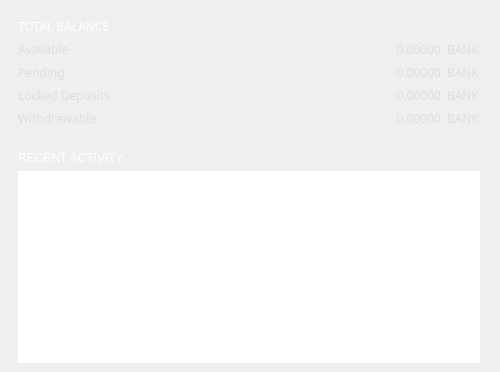
          <widget class="QGroupBox" name="groupBox_1">
           <property name="sizePolicy">
            <sizepolicy hsizetype="Preferred" vsizetype="Expanding">
             <horstretch>0</horstretch>
             <verstretch>0</verstretch>
            </sizepolicy>
           </property>
           <property name="minimumSize">
            <size>
             <width>500</width>
             <height>0</height>
            </size>
           </property>
           <property name="maximumSize">
            <size>
             <width>500</width>
             <height>16777215</height>
            </size>
           </property>
           <property name="styleSheet">
            <string notr="true">border: none;
padding: 0px;</string>
           </property>
           <layout class="QVBoxLayout" name="verticalLayout_4">
            <property name="leftMargin">
             <number>9</number>
            </property>
            <property name="topMargin">
             <number>9</number>
            </property>
            <property name="bottomMargin">
             <number>0</number>
            </property>
            <item>
             <widget class="QGroupBox" name="ov_fundsBox">
              <property name="sizePolicy">
               <sizepolicy hsizetype="Preferred" vsizetype="Preferred">
                <horstretch>0</horstretch>
                <verstretch>0</verstretch>
               </sizepolicy>
              </property>
              <property name="styleSheet">
               <string notr="true"/>
              </property>
              <property name="title">
               <string/>
              </property>
              <layout class="QGridLayout" name="gridLayout_4">
               <item row="3" column="0">
                <widget class="QLabel" name="label_pending">
                 <property name="sizePolicy">
                  <sizepolicy hsizetype="Expanding" vsizetype="Preferred">
                   <horstretch>0</horstretch>
                   <verstretch>0</verstretch>
                  </sizepolicy>
                 </property>
                 <property name="font">
                  <font>
                   <family>Poppins</family>
                  </font>
                 </property>
                 <property name="styleSheet">
                  <string notr="true">color: #ddd;
background: transparent;
border: none;
</string>
                 </property>
                 <property name="text">
                  <string>Pending</string>
                 </property>
                </widget>
               </item>
               <item row="4" column="2">
                <widget class="QLabel" name="m_tickerLabel2">
                 <property name="sizePolicy">
                  <sizepolicy hsizetype="Preferred" vsizetype="Preferred">
                   <horstretch>0</horstretch>
                   <verstretch>0</verstretch>
                  </sizepolicy>
                 </property>
                 <property name="font">
                  <font>
                   <family>Poppins</family>
                  </font>
                 </property>
                 <property name="styleSheet">
                  <string notr="true">color: #ddd;
            background: transparent;
            
            
            border: none;</string>
                 </property>
                 <property name="text">
                  <string notr="true">BANK</string>
                 </property>
                </widget>
               </item>
               <item row="2" column="0">
                <widget class="QLabel" name="label_available">
                 <property name="sizePolicy">
                  <sizepolicy hsizetype="Expanding" vsizetype="Preferred">
                   <horstretch>0</horstretch>
                   <verstretch>0</verstretch>
                  </sizepolicy>
                 </property>
                 <property name="font">
                  <font>
                   <family>Poppins</family>
                  </font>
                 </property>
                 <property name="styleSheet">
                  <string notr="true">color: #ddd;
            background: transparent;
            
            
            border: none;
</string>
                 </property>
                 <property name="text">
                  <string>Available</string>
                 </property>
                </widget>
               </item>
               <item row="0" column="0" colspan="2">
                <widget class="QLabel" name="title_totalBalance">
                 <property name="minimumSize">
                  <size>
                   <width>250</width>
                   <height>0</height>
                  </size>
                 </property>
                 <property name="maximumSize">
                  <size>
                   <width>250</width>
                   <height>16777215</height>
                  </size>
                 </property>
                 <property name="font">
                  <font>
                   <family>Poppins</family>
                  </font>
                 </property>
                 <property name="styleSheet">
                  <string notr="true">color: #fff;
            background: transparent;
            
            
            border: none;
            text-align: left;
            </string>
                 </property>
                 <property name="text">
                  <string>TOTAL BALANCE</string>
                 </property>
                </widget>
               </item>
               <item row="5" column="1">
                <widget class="QLabel" name="m_unlockedDeposits">
                 <property name="font">
                  <font>
                   <family>Poppins</family>
                  </font>
                 </property>
                 <property name="styleSheet">
                  <string notr="true">color: #ddd;
            background: transparent;
            
            
            border: none;</string>
                 </property>
                 <property name="text">
                  <string notr="true">0.00000</string>
                 </property>
                 <property name="alignment">
                  <set>Qt::AlignRight|Qt::AlignTrailing|Qt::AlignVCenter</set>
                 </property>
                </widget>
               </item>
               <item row="5" column="2">
                <widget class="QLabel" name="m_tickerLabel4">
                 <property name="sizePolicy">
                  <sizepolicy hsizetype="Preferred" vsizetype="Preferred">
                   <horstretch>0</horstretch>
                   <verstretch>0</verstretch>
                  </sizepolicy>
                 </property>
                 <property name="font">
                  <font>
                   <family>Poppins</family>
                  </font>
                 </property>
                 <property name="styleSheet">
                  <string notr="true">color: #ddd;
            background: transparent;
            
            
            border: none;</string>
                 </property>
                 <property name="text">
                  <string notr="true">BANK</string>
                 </property>
                </widget>
               </item>
               <item row="3" column="1">
                <widget class="QLabel" name="m_lockedBalance">
                 <property name="font">
                  <font>
                   <family>Poppins</family>
                  </font>
                 </property>
                 <property name="styleSheet">
                  <string notr="true">color: #ddd;
            background: transparent;
            
            
            border: none;</string>
                 </property>
                 <property name="text">
                  <string notr="true">0.00000</string>
                 </property>
                 <property name="alignment">
                  <set>Qt::AlignRight|Qt::AlignTrailing|Qt::AlignVCenter</set>
                 </property>
                </widget>
               </item>
               <item row="2" column="2">
                <widget class="QLabel" name="m_tickerLabel1">
                 <property name="sizePolicy">
                  <sizepolicy hsizetype="Preferred" vsizetype="Preferred">
                   <horstretch>0</horstretch>
                   <verstretch>0</verstretch>
                  </sizepolicy>
                 </property>
                 <property name="font">
                  <font>
                   <family>Poppins</family>
                  </font>
                 </property>
                 <property name="styleSheet">
                  <string notr="true">color: #ddd;
            background: transparent;
            
            
            border: none;</string>
                 </property>
                 <property name="text">
                  <string notr="true">BANK</string>
                 </property>
                </widget>
               </item>
               <item row="5" column="0">
                <widget class="QLabel" name="m_depositsUnlockedTitle">
                 <property name="sizePolicy">
                  <sizepolicy hsizetype="Expanding" vsizetype="Preferred">
                   <horstretch>0</horstretch>
                   <verstretch>0</verstretch>
                  </sizepolicy>
                 </property>
                 <property name="font">
                  <font>
                   <family>Poppins</family>
                  </font>
                 </property>
                 <property name="styleSheet">
                  <string notr="true">color: #ddd;
            background: transparent;
            
            
            border: none;
</string>
                 </property>
                 <property name="text">
                  <string>Withdrawable</string>
                 </property>
                </widget>
               </item>
               <item row="3" column="2">
                <widget class="QLabel" name="m_tickerLabel1_2">
                 <property name="sizePolicy">
                  <sizepolicy hsizetype="Preferred" vsizetype="Preferred">
                   <horstretch>0</horstretch>
                   <verstretch>0</verstretch>
                  </sizepolicy>
                 </property>
                 <property name="font">
                  <font>
                   <family>Poppins</family>
                  </font>
                 </property>
                 <property name="styleSheet">
                  <string notr="true">color: #ddd;
            background: transparent;
            
            
            border: none;</string>
                 </property>
                 <property name="text">
                  <string notr="true">BANK</string>
                 </property>
                </widget>
               </item>
               <item row="2" column="1">
                <widget class="QLabel" name="m_actualBalanceLabel">
                 <property name="font">
                  <font>
                   <family>Poppins</family>
                  </font>
                 </property>
                 <property name="styleSheet">
                  <string notr="true">color: #ddd;
            background: transparent;
            
            
            border: none;</string>
                 </property>
                 <property name="text">
                  <string notr="true">0.00000</string>
                 </property>
                 <property name="alignment">
                  <set>Qt::AlignRight|Qt::AlignTrailing|Qt::AlignVCenter</set>
                 </property>
                </widget>
               </item>
               <item row="4" column="0">
                <widget class="QLabel" name="label_lockedDeposits">
                 <property name="sizePolicy">
                  <sizepolicy hsizetype="Expanding" vsizetype="Preferred">
                   <horstretch>0</horstretch>
                   <verstretch>0</verstretch>
                  </sizepolicy>
                 </property>
                 <property name="font">
                  <font>
                   <family>Poppins</family>
                  </font>
                 </property>
                 <property name="styleSheet">
                  <string notr="true">color: #ddd;
            background: transparent;
            
            
            border: none;
</string>
                 </property>
                 <property name="text">
                  <string>Locked Deposits</string>
                 </property>
                </widget>
               </item>
               <item row="4" column="1">
                <widget class="QLabel" name="m_lockedDeposits">
                 <property name="font">
                  <font>
                   <family>Poppins</family>
                  </font>
                 </property>
                 <property name="styleSheet">
                  <string notr="true">color: #ddd;
            background: transparent;
            
            
            border: none;</string>
                 </property>
                 <property name="text">
                  <string notr="true">0.00000</string>
                 </property>
                 <property name="alignment">
                  <set>Qt::AlignRight|Qt::AlignTrailing|Qt::AlignVCenter</set>
                 </property>
                </widget>
               </item>
              </layout>
             </widget>
            </item>
            <item>
             <widget class="QGroupBox" name="ov_recentBox">
              <property name="sizePolicy">
               <sizepolicy hsizetype="Preferred" vsizetype="Expanding">
                <horstretch>0</horstretch>
                <verstretch>0</verstretch>
               </sizepolicy>
              </property>
              <property name="styleSheet">
               <string notr="true"/>
              </property>
              <property name="title">
               <string/>
              </property>
              <layout class="QGridLayout" name="gridLayout_13">
               <item row="0" column="0">
                <widget class="QLabel" name="title_recent">
                 <property name="styleSheet">
                  <string notr="true">color: #fff;
            background: transparent;
            
            
            border: none;
            text-align: left;
            </string>
                 </property>
                 <property name="text">
                  <string>RECENT ACTIVITY</string>
                 </property>
                </widget>
               </item>
               <item row="1" column="0">
                <widget class="QTreeView" name="m_recentTransactionsView">
                 <property name="sizePolicy">
                  <sizepolicy hsizetype="Preferred" vsizetype="Expanding">
                   <horstretch>0</horstretch>
                   <verstretch>0</verstretch>
                  </sizepolicy>
                 </property>
                 <property name="minimumSize">
                  <size>
                   <width>311</width>
                   <height>3</height>
                  </size>
                 </property>
                 <property name="maximumSize">
                  <size>
                   <width>16777215</width>
                   <height>16777215</height>
                  </size>
                 </property>
                 <property name="font">
                  <font>
                   <family>Poppins</family>
                   <pointsize>10</pointsize>
                  </font>
                 </property>
                 <property name="focusPolicy">
                  <enum>Qt::NoFocus</enum>
                 </property>
                 <property name="styleSheet">
                  <string notr="true">border: none;
font-size: 10pt;</string>
                 </property>
                 <property name="frameShape">
                  <enum>QFrame::NoFrame</enum>
                 </property>
                 <property name="verticalScrollBarPolicy">
                  <enum>Qt::ScrollBarAlwaysOff</enum>
                 </property>
                 <property name="horizontalScrollBarPolicy">
                  <enum>Qt::ScrollBarAlwaysOff</enum>
                 </property>
                 <property name="autoScrollMargin">
                  <number>1</number>
                 </property>
                 <property name="editTriggers">
                  <set>QAbstractItemView::NoEditTriggers</set>
                 </property>
                 <property name="selectionMode">
                  <enum>QAbstractItemView::NoSelection</enum>
                 </property>
                 <property name="indentation">
                  <number>0</number>
                 </property>
                 <property name="rootIsDecorated">
                  <bool>false</bool>
                 </property>
                 <property name="uniformRowHeights">
                  <bool>true</bool>
                 </property>
                 <property name="itemsExpandable">
                  <bool>false</bool>
                 </property>
                 <property name="headerHidden">
                  <bool>true</bool>
                 </property>
                 <property name="expandsOnDoubleClick">
                  <bool>false</bool>
                 </property>
                </widget>
               </item>
              </layout>
             </widget>
            </item>
           </layout>
          </widget>
